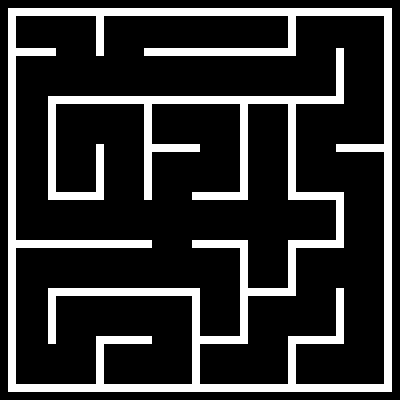

A 2D game scene composited from a Tiled map and its tileset images. What follows is a short description and the map's XML, with each tile layer's data collapsed to a summary:
An orthogonal 50x50 tile map with 8x8 px tiles, 1 tile layer (Background) and 42 objects (4x Painter, Player, Checkpoint).

<map version="1.10" tiledversion="1.10.2" orientation="orthogonal" renderorder="right-down" width="50" height="50" tilewidth="8" tileheight="8" infinite="0" nextlayerid="4" nextobjectid="44">
 <tileset firstgid="1" source="Mazeball.tsx" />
 <layer id="1" name="Background" width="50" height="50">
  <data>[2500 cells, 478 non-empty, 1 distinct tile ids]</data>
 </layer>
 <objectgroup id="2" name="Spawnpoints">
  <object id="37" name="Player" type="Player" x="106" y="19" width="30" height="30" />
  <object id="38" name="Painter" type="Painter" x="256" y="16.75" width="30" height="30">
   <properties>
    <property name="colour" value="Yellow" />
   </properties>
  </object>
  <object id="39" name="Painter" type="Painter" x="108" y="349" width="30" height="30">
   <properties>
    <property name="colour" value="Blue" />
   </properties>
  </object>
  <object id="40" name="Painter" type="Painter" x="304" y="350" width="30" height="30">
   <properties>
    <property name="colour" value="Green" />
   </properties>
  </object>
  <object id="41" name="Painter" type="Painter" x="254" y="208" width="30" height="30">
   <properties>
    <property name="colour" value="Red" />
   </properties>
  </object>
  <object id="43" name="Checkpoint" type="Checkpoint" x="200.25" y="369.25">
   <polygon points="0,0 32.25,0 32.25,15 0,14.75" />
  </object>
 </objectgroup>
 <objectgroup id="3" name="Walls">
  <object id="1" x="8.25" y="8.5">
   <polygon points="0,0 0.25,7.25 383.25,7.25 383.25,0" />
  </object>
  <object id="2" x="8.5" y="16.5">
   <polygon points="0,0 7,0 7.5,375.5 -0.25,375.5" />
  </object>
  <object id="3" x="16" y="384.5">
   <polygon points="0,0 0,7.25 375.5,7.25 376,0" />
  </object>
  <object id="4" x="384" y="384.25">
   <polygon points="0,0 8,0 7.75,-368.5 0.25,-368.25" />
  </object>
  <object id="5" x="96.25" y="344.5">
   <polygon points="0,0 7.5,-0.25 7.75,39.25 0,39.25" />
  </object>
  <object id="6" x="96.75" y="336.5">
   <polygon points="0,0 -0.5,8 55,7.25 55.25,0" />
  </object>
  <object id="7" x="15.75" y="240.25">
   <polygon points="0,0 136.25,-0.25 136.5,7.5 0.25,7.75" />
  </object>
  <object id="8" x="16" y="48.25">
   <polygon points="0,0 39.75,-0.25 39.75,7.75 -0.5,7.5" />
  </object>
  <object id="9" x="96.25" y="16.5">
   <polygon points="0,0 7.25,0 7.5,39.5 0,39.25" />
  </object>
  <object id="10" x="144.5" y="48.5">
   <polygon points="0,0 151,-0.5 151.25,7.5 -0.75,7" />
  </object>
  <object id="11" x="288" y="16.5">
   <polygon points="0,0 8.25,-0.25 7.75,31 0.25,30.75" />
  </object>
  <object id="12" x="336.25" y="144.25">
   <polygon points="0,0 47.75,0.25 47.75,7.75 0.25,8" />
  </object>
  <object id="13" x="288.5" y="344">
   <polygon points="0,0 7,0 7.25,39.75 -0.25,40" />
  </object>
  <object id="14" x="288.25" y="336.75">
   <polygon points="0,0 0.25,7.25 55.5,6.75 56,-0.75" />
  </object>
  <object id="15" x="336" y="335.25">
   <polygon points="0,0 7.75,0.25 7.75,-47.25 0,-46.75" />
  </object>
  <object id="16" x="48.25" y="296.25">
   <polygon points="0,0 7.75,0.25 7.75,47.25 0,47.75" />
  </object>
  <object id="17" x="48.25" y="288.75">
   <polygon points="0,0 0,7 151.75,7.25 151.75,-0.5" />
  </object>
  <object id="18" x="192.25" y="296.25">
   <polygon points="0,0 7.25,0.5 7.75,87.5 0,87.5" />
  </object>
  <object id="19" x="200.5" y="336.5">
   <polygon points="0,0 47.5,0 47.5,7 -1,7.75" />
  </object>
  <object id="20" x="240.5" y="248.25">
   <polygon points="0,0 7.25,0 7,88 -0.5,88.25" />
  </object>
  <object id="21" x="192" y="240.25">
   <polygon points="0,0 0.25,7.5 55.75,7.75 55.5,0.25" />
  </object>
  <object id="22" x="248.5" y="288.25">
   <polygon points="0,0 47.25,0.5 47.25,7.75 -1,7.25" />
  </object>
  <object id="23" x="287.75" y="248.5">
   <polygon points="0,0 8.25,0 8.25,38.75 0.75,39" />
  </object>
  <object id="24" x="288" y="240.25">
   <polygon points="0,0 0.5,7.5 56,7.75 56,0.25" />
  </object>
  <object id="25" x="336" y="200.75">
   <polygon points="0,0 7.5,-0.25 8.25,38.75 0.25,39" />
  </object>
  <object id="26" x="288.25" y="192.5">
   <polygon points="0,0 55.75,-0.25 55.75,7.5 0,7.25" />
  </object>
  <object id="27" x="288.25" y="104.75">
   <polygon points="0,0 7.75,0 7.25,86.5 -0.5,87" />
  </object>
  <object id="28" x="192.75" y="192.25">
   <polygon points="0,0 55,0.5 55.25,7.75 -0.5,7.5" />
  </object>
  <object id="29" x="240.5" y="104.5">
   <polygon points="0,0 7.25,-0.5 7.5,87.5 -0.25,87.5" />
  </object>
  <object id="30" x="144.25" y="104.25">
   <polygon points="0,0 7.5,0.5 7.5,95.5 -0.25,95.25" />
  </object>
  <object id="31" x="152.25" y="144.5">
   <polygon points="0,0 47.25,0.25 47.5,7.75 0,7" />
  </object>
  <object id="32" x="96" y="144.75">
   <polygon points="0,0 8,0 8.25,55 0,55" />
  </object>
  <object id="33" x="48.25" y="192">
   <polygon points="0,0 47.25,0.25 47.25,7.5 0,8" />
  </object>
  <object id="34" x="48" y="104.5">
   <polygon points="0,0 7.75,-0.5 7.5,86.5 0.25,86.5" />
  </object>
  <object id="35" x="48.25" y="96.25">
   <polygon points="0,0 0,7.5 295.25,7.75 295.25,0.75" />
  </object>
  <object id="36" x="336" y="48.25">
   <polygon points="0,0 8,0 8,48.5 0,48.75" />
  </object>
 </objectgroup>
</map>
